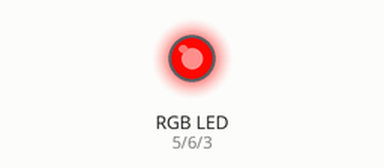
Simulated run of this sketch. Board: Arduino Uno, built with avr-gcc and run on an emulated ATmega328P. Parts: an RGB LED mixed from three pins (HIGH = lit). Dim RGB values are drawn brighter than linear.

Above: at 1.8 s.
At 2.35 s:
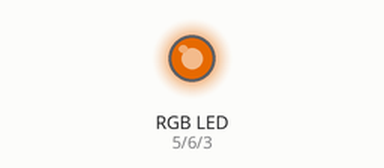
At 2.95 s:
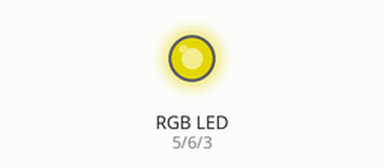
At 4.15 s:
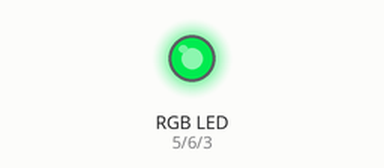
At 5.3 s:
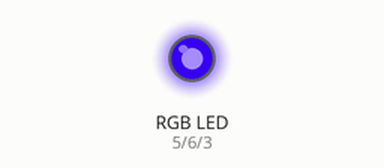
At 6.5 s:
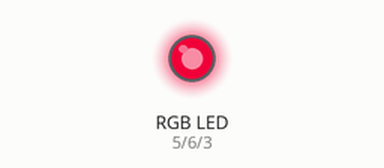
Timing chart, 0 to 8.4 s (numbered marks = the images above):
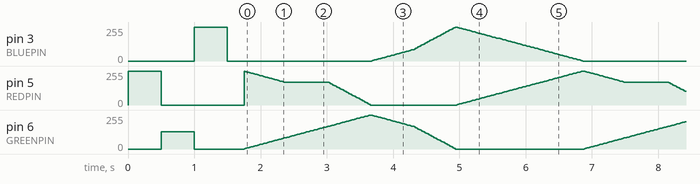

The sketch:

AnalogOutput.ino
```cpp
 #include <FastLED.h>

// Example showing how to use FastLED color functions
// even when you're NOT using a "pixel-addressible" smart LED strip.
//
// This example is designed to control an "analog" RGB LED strip
// (or a single RGB LED) being driven by Arduino PWM output pins.
// So this code never calls FastLED.addLEDs() or FastLED.show().
//
// This example illustrates one way you can use just the portions
// of FastLED that you need.  In this case, this code uses just the
// fast HSV color conversion code.
//
// In this example, the RGB values are output on three separate
// 'analog' PWM pins, one for red, one for green, and one for blue.

#define REDPIN   5
#define GREENPIN 6
#define BLUEPIN  3

// showAnalogRGB: this is like FastLED.show(), but outputs on
// analog PWM output pins instead of sending data to an intelligent,
// pixel-addressable LED strip.
//
// This function takes the incoming RGB values and outputs the values
// on three analog PWM output pins to the r, g, and b values respectively.
void showAnalogRGB( const CRGB& rgb)
{
  analogWrite(REDPIN,   rgb.r );
  analogWrite(GREENPIN, rgb.g );
  analogWrite(BLUEPIN,  rgb.b );
}


// colorBars: flashes Red, then Green, then Blue, then Black.
// Helpful for diagnosing if you've mis-wired which is which.
void colorBars()
{
  showAnalogRGB( CRGB::Red );   delay(500);
  showAnalogRGB( CRGB::Green ); delay(500);
  showAnalogRGB( CRGB::Blue );  delay(500);
  showAnalogRGB( CRGB::Black ); delay(250);
}

void loop()
{
  static uint8_t hue;
  hue = hue + 1;
  // Use FastLED automatic HSV->RGB conversion
  showAnalogRGB( CHSV( hue, 255, 255) );

  delay(20);
}


void setup() {
  pinMode(REDPIN,   OUTPUT);
  pinMode(GREENPIN, OUTPUT);
  pinMode(BLUEPIN,  OUTPUT);

  // Flash the "hello" color sequence: R, G, B, black.
  colorBars();
}
```
